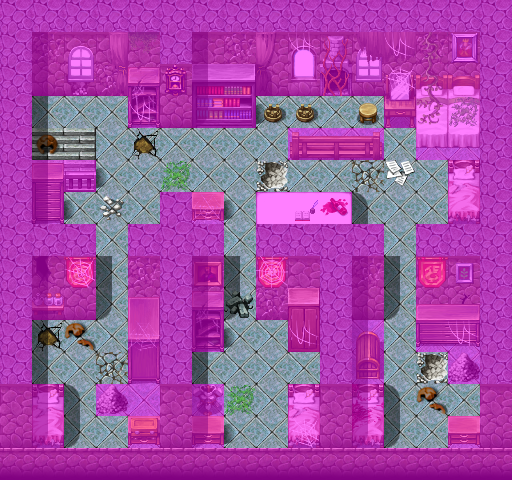

A level layout from a 2D game, rendered from its tile map. Below: a short description, then the map file with tile-grid data replaced by summaries:
An orthogonal 16x15 tile map with 32x32 px tiles, 4 tile layers (Ground, Objects, Above, Walkable), 26 tilesets and 7 objects (3x script, 2x spawn, mapchange, container).

<map version="1.0" orientation="orthogonal" width="16" height="15" tilewidth="32" tileheight="32">
    <tileset firstgid="1" name="map_22" tilewidth="32" tileheight="32">
        <image source="../drawable/map_22.png" />
    </tileset>
    <tileset firstgid="65" name="map_5" tilewidth="32" tileheight="32">
        <image source="../drawable/map_5.png" />
    </tileset>
    <tileset firstgid="129" name="map_12" tilewidth="32" tileheight="32">
        <image source="../drawable/map_12.png" />
    </tileset>
    <tileset firstgid="193" name="map_43" tilewidth="32" tileheight="32">
        <image source="../drawable/map_43.png" />
    </tileset>
    <tileset firstgid="257" name="map_14" tilewidth="32" tileheight="32">
        <image source="../drawable/map_14.png" />
    </tileset>
    <tileset firstgid="321" name="map_42" tilewidth="32" tileheight="32">
        <image source="../drawable/map_42.png" />
    </tileset>
    <tileset firstgid="385" name="map_0" tilewidth="32" tileheight="32">
        <image source="../drawable/map_0.png" />
    </tileset>
    <tileset firstgid="449" name="map_27" tilewidth="32" tileheight="32">
        <image source="../drawable/map_27.png" />
    </tileset>
    <tileset firstgid="513" name="map_2" tilewidth="32" tileheight="32">
        <image source="../drawable/map_2.png" />
    </tileset>
    <tileset firstgid="577" name="map_3" tilewidth="32" tileheight="32">
        <image source="../drawable/map_3.png" />
    </tileset>
    <tileset firstgid="641" name="map_32" tilewidth="32" tileheight="32">
        <image source="../drawable/map_32.png" />
    </tileset>
    <tileset firstgid="705" name="map_11" tilewidth="32" tileheight="32">
        <image source="../drawable/map_11.png" />
    </tileset>
    <tileset firstgid="769" name="map_17" tilewidth="32" tileheight="32">
        <image source="../drawable/map_17.png" />
    </tileset>
    <tileset firstgid="833" name="map_4" tilewidth="32" tileheight="32">
        <image source="../drawable/map_4.png" />
    </tileset>
    <tileset firstgid="897" name="map_15" tilewidth="32" tileheight="32">
        <image source="../drawable/map_15.png" />
    </tileset>
    <tileset firstgid="961" name="map_6" tilewidth="32" tileheight="32">
        <image source="../drawable/map_6.png" />
    </tileset>
    <tileset firstgid="1025" name="map_10" tilewidth="32" tileheight="32">
        <image source="../drawable/map_10.png" />
    </tileset>
    <tileset firstgid="1089" name="map_29" tilewidth="32" tileheight="32">
        <image source="../drawable/map_29.png" />
    </tileset>
    <tileset firstgid="1153" name="map_20" tilewidth="32" tileheight="32">
        <image source="../drawable/map_20.png" />
    </tileset>
    <tileset firstgid="1217" name="map_16" tilewidth="32" tileheight="32">
        <image source="../drawable/map_16.png" />
    </tileset>
    <tileset firstgid="1281" name="map_9" tilewidth="32" tileheight="32">
        <image source="../drawable/map_9.png" />
    </tileset>
    <tileset firstgid="1345" name="map_1" tilewidth="32" tileheight="32">
        <image source="../drawable/map_1.png" />
    </tileset>
    <tileset firstgid="1409" name="map_7" tilewidth="32" tileheight="32">
        <image source="../drawable/map_7.png" />
    </tileset>
    <tileset firstgid="1473" name="map_28" tilewidth="32" tileheight="32">
        <image source="../drawable/map_28.png" />
    </tileset>
    <tileset firstgid="1537" name="map_18" tilewidth="32" tileheight="32">
        <image source="../drawable/map_18.png" />
    </tileset>
    <tileset firstgid="1601" name="map_33" tilewidth="32" tileheight="32">
        <image source="../drawable/map_33.png" />
    </tileset>
    <layer name="Ground" width="16" height="15">
        <data>[240 cells, 240 non-empty, 10 distinct tile ids]</data>
    </layer>
    <layer name="Objects" width="16" height="15">
        <data>[240 cells, 100 non-empty, 67 distinct tile ids]</data>
    </layer>
    <layer name="Above" width="16" height="15">
        <data>[240 cells, 63 non-empty, 19 distinct tile ids]</data>
    </layer>
    <layer name="Walkable" width="16" height="15">
        <data>[240 cells, 170 non-empty, 1 distinct tile ids]</data>
    </layer>
    <objectgroup name="Mapevents">
        <object name="down" type="mapchange" x="32" y="128" width="64" height="32">
            <properties>
                <property name="map" value="stoutford_castle0" />
                <property name="place" value="up" />
            </properties>
        </object>
        <object name="stn_gyra_m13_1" type="script" x="96" y="96" width="32" height="96" />
        <object name="stn_gyra_hlm1a" type="script" x="192" y="128" width="96" height="64" />
        <object name="stn_gyra_hlm1b" type="script" x="448" y="384" width="32" height="32" />
        <object name="mead" type="container" x="96" y="416" width="32" height="32" />
    </objectgroup>
    <objectgroup name="Spawn">
        <object name="erwyn_servant" type="spawn" x="32" y="96" width="448" height="352">
            <properties>
                <property name="quantity" value="2" />
                <property name="spawngroup" value="erwyn_servant" />
            </properties>
        </object>
        <object name="stn_gyra1" type="spawn" x="32" y="128" width="64" height="32">
            <properties>
                <property name="active" value="false" />
                <property name="ignoreAreas" value="true" />
                <property name="spawngroup" value="stn_gyra1" />
            </properties>
        </object>
    </objectgroup>
    <objectgroup name="Keys" />
    <objectgroup name="Replace" />
</map>
